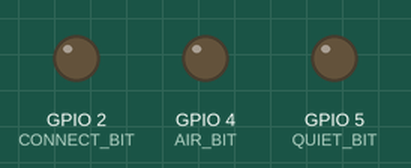
This sketch was run on a simulated ESP8266 (NodeMCU). On the bench: output pins drawn as LEDs (lit = HIGH). WiFi joins after 1.5 s; servers stay silent unless stated; what the sketch prints to the serial monitor is not drawn.

Above: at 1.7 s.
Timing chart, 0 to 3.2 s (numbered marks = the images above):
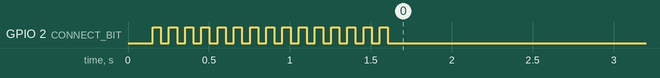

The sketch:

light_switch.ino
```cpp
#include <ESP8266WiFi.h>
#include <WiFiUdp.h>

#define OFF_AIR     0
#define ON_AIR      1
#define QUIETUDE    2

#define CONNECT_BIT 2
#define AIR_BIT     4
#define QUIET_BIT   5

const char *ssid     = "secret";
const char *password = "secret";

WiFiUDP udp;
unsigned int local_udp_port = 10101;
char incoming[1];
unsigned int signal_state = OFF_AIR;

void setup() {
    pinMode(CONNECT_BIT, OUTPUT);
    pinMode(AIR_BIT, OUTPUT);
    pinMode(QUIET_BIT, OUTPUT);

    Serial.begin(115200);
    delay(100);

    Serial.println();
    Serial.println();
    Serial.print("Connecting to ");
    Serial.println(ssid);

    WiFi.begin(ssid, password);
    unsigned int count = 0;
    while (WiFi.status() != WL_CONNECTED) {
        delay(50);
        Serial.print(".");
        if (++count % 60 == 0) Serial.println();
        digitalWrite(CONNECT_BIT, digitalRead(CONNECT_BIT) == HIGH ? LOW : HIGH);
    }

    Serial.println();
    Serial.println("Wifi connected.");
    Serial.print("IP address: ");
    Serial.println(WiFi.localIP());

    udp.begin(local_udp_port);

    Serial.printf("Listening to UDP port ");
    Serial.println(local_udp_port);

    digitalWrite(CONNECT_BIT, LOW);

    digitalWrite(AIR_BIT, LOW);
    digitalWrite(QUIET_BIT, LOW);
}

void loop() {
    int packet_size = udp.parsePacket();
    if (packet_size) {
        Serial.print("Received ");
        Serial.print(packet_size);
        Serial.print(" bytes from ");
        Serial.print(udp.remoteIP().toString().c_str());
        Serial.print(" port ");
        Serial.println(udp.remotePort());

        int len = udp.read(incoming, 1);
        if (len > 0) {
            signal_state = incoming[0];

            if (signal_state == 1) {
                digitalWrite(AIR_BIT, HIGH);
                digitalWrite(QUIET_BIT, LOW);
                Serial.println("4 -> HIGH, 5 -> LOW");
            }
            else if (signal_state == 2) {
                digitalWrite(AIR_BIT, HIGH);
                digitalWrite(QUIET_BIT, HIGH);
                Serial.println("4 -> HIGH, 5 -> HIGH");
            }
            else {
                digitalWrite(AIR_BIT, LOW);
                digitalWrite(QUIET_BIT, LOW);
                Serial.println("4 -> LOW, 5 -> LOW");
                signal_state = 0;
            }

            digitalWrite(CONNECT_BIT, HIGH);
            delay(500);
            digitalWrite(CONNECT_BIT, LOW);

            Serial.print("Signal state set to ");
            Serial.println(signal_state);
        }
    }
}

// vim: ai si ci
```
